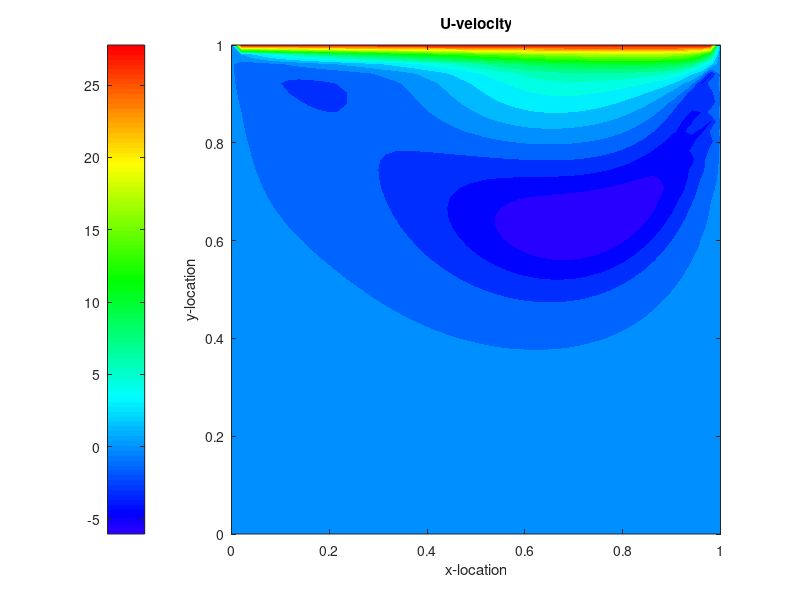
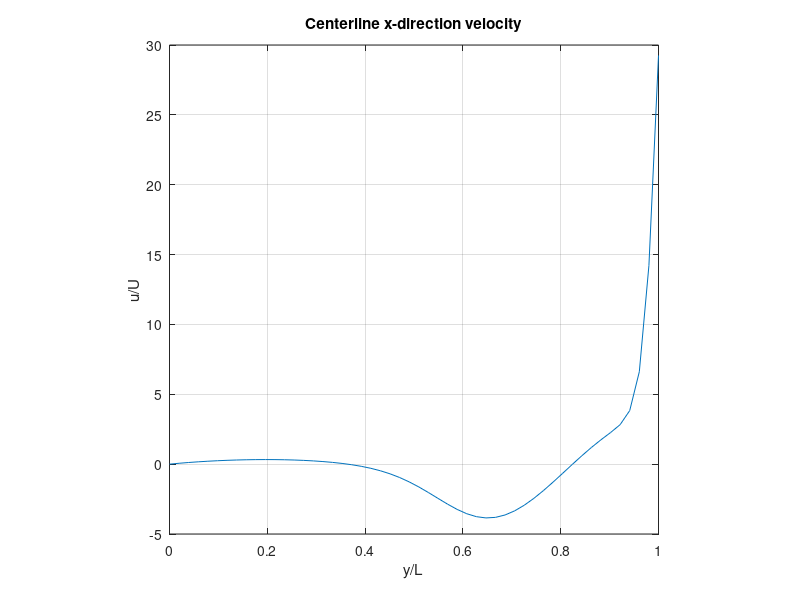
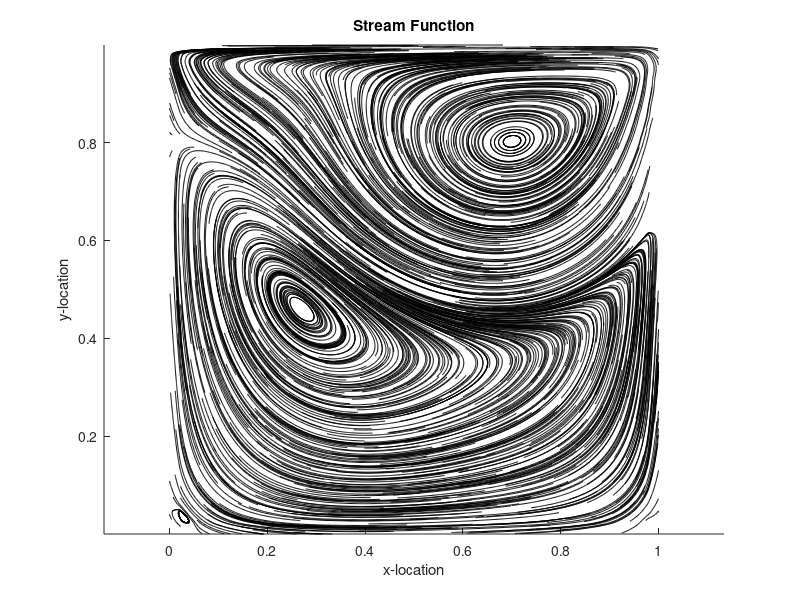
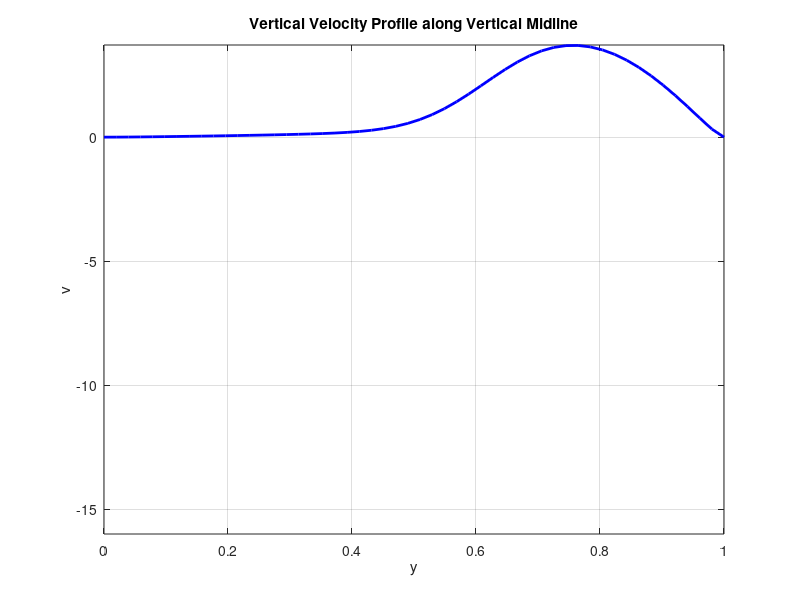

Reproduce these figures in MATLAB, in order. (Note: this script raises an error after producing the figures.)
% VORTICITY/STREAM FUNCTION LID DRIVEN CAVITY FLOW SOLVER BY JOE MOLVAR
clear; close all;
% Given Parameters
Nx = 52;
L = 1;
Wall_Velocity = 29.25; % Nodes X; Domain Size; Wall Velocity
rho = 1;
mu = 0.01; % Density; Dynamic Viscosity;
dt = 0.001;
maxIt = 50000;
maxe = 1e-7; % Time Step; Max iterations; Max error
% 1D Grid Setup
Ny = Nx;
h = L / (Nx - 1);
x = 0:h:L;
y = 0:h:L;
im = 1:Nx-2; i = 2:Nx-1; ip = 3:Nx; jm = 1:Ny-2; j = 2:Ny-1; jp = 3:Ny;
% Initialize Matrices
Vo = zeros(Nx, Ny);
St = zeros(Nx, Ny);
Vop = zeros(Nx, Ny);
u = zeros(Nx, Ny);
v = zeros(Nx, Ny);
u(2:Nx-1, Ny) = Wall_Velocity;
Vop = Vo;
% Solve Loop (Similar to Gauss-Siedel Method)
for iter = 1:maxIt
    % Boundary Conditions
    Vo(:, Ny) = -2 * St(:, Ny-1) / (h^2) - Wall_Velocity * 2 / h; % Top
    Vo(:, 1) = -2 * St(:, 2) / (h^2); % Bottom
    Vo(1, :) = -2 * St(2, :) / (h^2); % Left
    Vo(Nx, :) = -2 * St(Nx-1, :) / (h^2); % Right
    % Partially Solve Vorticity Transport Equation
    s_x1 = max(u(i, j), 0);
    s_x2 = max(-u(i, j), 0);
    s_y1 = max(v(i, j), 0);
    s_y2 = max(-v(i, j), 0);
    % SOR Calculation
    OMEGA = 1.5;
    w=0.8;
    Vo(i, j) =Vop(i, j) +w*( (OMEGA ./ (1 - 4*dt*(mu/(rho*h^2) - dt*(s_x1 ./ h) -...
                dt*(s_x2 ./ h) - dt*(s_y1 ./ h) - dt*(s_y2 ./ h))) .* ((mu/(rho*h^2)) * (Vop(ip, j) + Vop(im, j) + Vop(i, jp) + Vop(i, jm) - 4 * Vop(i, j)) - ...
        (s_x1 ./ h) .* (Vop(i, j) - Vop(im, j)) + (s_x2 ./ h ).* (Vop(ip, j) - Vop(i, j)) - ... 
         (s_y1 ./ h) .* (Vop(i, j) - Vop(i, jm)) + (s_y2 ./ h) .* (Vop(i, jp) - Vop(i, j))) * dt));
    % Partially Solve Elliptical Vorticity Equation for Stream Function
   Stp = St;
St(i,j) = Stp(i,j) + w*((Vo(i,j)*h^2 + St(ip,j) + St(i,jp) + St(i,jm) + St(im,j))/4 - Stp(i,j));
    u(i, j) = (St(i, jp) - St(i, jm)) / (2 * h);
    v(i, j) = (-St(ip, j) + St(im, j)) / (2 * h);
    % Check for Convergence
    if iter > 10
        error = max(max(abs(Vo - Vop)));
        if error < maxe
            break;
        end
    end
    Vop = Vo;
end
% Plots
cm = hsv(ceil(100 / 0.7));
cm = flipud(cm(1:100, :));
figure(1);
contourf(x, y, u', 23, 'LineColor', 'none');
title('U-velocity');
xlabel('x-location');
ylabel('y-location');
% contourf(x, y, v', 23, 'LineColor', 'none');
% title('V-velocity');
% xlabel('x-location');
% ylabel('y-location');
axis equal;
axis([0 L 0 L]);
colormap(cm);
colorbar('westoutside');
figure(2);
plot(y, u(round(Ny/2), :));
title('Centerline x-direction velocity');
xlabel('y/L');
ylabel('u/U');
axis square;
xlim([0 L]);
grid on;
N = 1000;
xstart = L * rand(N, 1);
ystart = L * rand(N, 1);
[X, Y] = meshgrid(x, y);
figure(3);
h = streamline(X, Y, u', v', xstart, ystart, [0.1, 200]);
title('Stream Function');
xlabel('x-location');
ylabel('y-location');
axis equal;
set(h, 'color', 'k');
% a and b
%Find indices for the middle vertical and horizontal lines

%Define the midpoints for vertical and horizontal midlines
midpoint_x = round(Nx / 2);
midpoint_y = round(Ny / 2);

% Extract the vertical velocity profile (v) along the midlines
v_vertical_midline = v(midpoint_x, :);
v_horizontal_midline = v(:, midpoint_y);

% Plot the vertical velocity profile along the vertical midline
figure;
plot(y, v_vertical_midline, 'b-', 'LineWidth', 2);
xlabel('y');
ylabel('v');
title('Vertical Velocity Profile along Vertical Midline');
grid on;
ylim([min(v(:)), max(v(:))]);

% Plot the vertical velocity profile along the horizontal midline
figure;
plot(x, v_horizontal_midline, 'r-', 'LineWidth', 2);
xlabel('x');
ylabel('v');
title('Vertical Velocity Profile along Horizontal Midline');
grid on;
ylim([min(v(:)), max(v(:))]);
%%%%%%%%%%%%%%%%%%%%%%%%%%%%%%%%%%%%%%%%%%%%%%%%%%%%%%5
% Extract the vertical velocity profile (v) along the midlines
u_vertical_midline = u(midpoint_x, :);
u_horizontal_midline = u(:, midpoint_y);

% Plot the vertical velocity profile along the vertical midline
figure;
plot(y, u_vertical_midline, 'b-', 'LineWidth', 2);
xlabel('y');
ylabel('u');
title('horizental Velocity Profile along Vertical Midline');
grid on;
ylim([min(u(:)), max(u(:))]);

% Plot the vertical velocity profile along the horizontal midline
figure;
plot(x, u_horizontal_midline, 'r-', 'LineWidth', 2);
xlabel('x');
ylabel('u');
title('horizental Velocity Profile along Horizontal Midline');
grid on;
ylim([min(u(:)), max(u(:))]);
%**********************part c
 stress_top(2,:) = mu*((u(i,Ny)-u(i,Ny-1))/h + (v(ip,Ny)-v(i,Ny))/h)
 stress_bottom(2,:) = mu*((u(i,2)-u(i,1))/h + (v(ip,1)-v(i,1))/h)

%**********************part c
%  stress_top(2,:) = mu*((u(i,Ny)-u(i,Ny-1))/h + (v(ip,Ny)-v(i,Ny))/h)
%  stress_bottom(2,:) = mu*((u(i,2)-u(i,1))/h + (v(ip,1)-v(i,1))/h)
%  %%% PLOT STRESS
% figure;
% subplot(2,1,1);
% plot(x(2:end-1), stress_top);
% title('Stress on the Top Wall');
% xlabel('x');
% ylabel('Stress');
% 
% subplot(2,1,2);
% plot(x(2:end-1), stress_bottom);
% title('Stress on the Bottom Wall');
% xlabel('x');
% ylabel('Stress');

